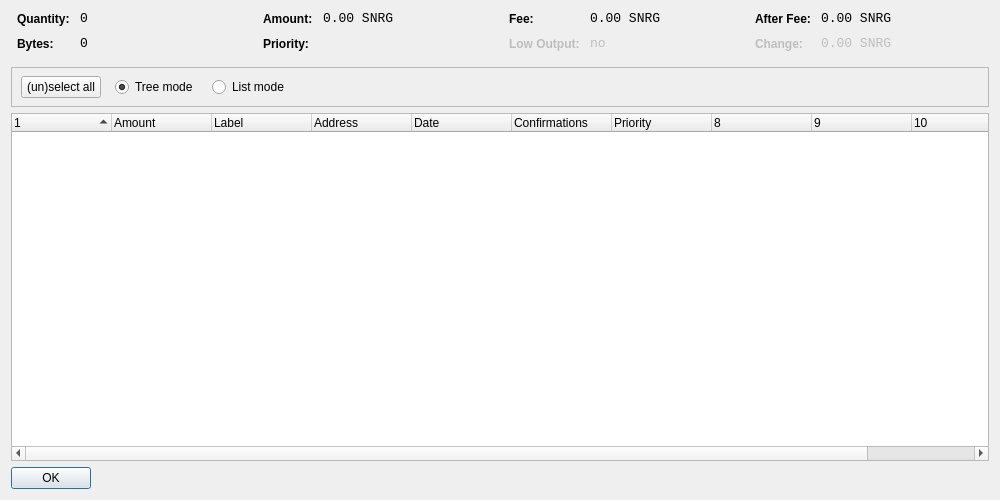
<?xml version="1.0" encoding="UTF-8"?>
<ui version="4.0">
 <class>CoinControlDialog</class>
 <widget class="QDialog" name="CoinControlDialog">
  <property name="geometry">
   <rect>
    <x>0</x>
    <y>0</y>
    <width>1000</width>
    <height>500</height>
   </rect>
  </property>
  <property name="windowTitle">
   <string>Coin Control</string>
  </property>
  <layout class="QVBoxLayout" name="verticalLayout">
   <item>
    <layout class="QHBoxLayout" name="horizontalLayoutTop" stretch="0,0,0,0">
     <property name="topMargin">
      <number>0</number>
     </property>
     <property name="bottomMargin">
      <number>10</number>
     </property>
     <item>
      <layout class="QFormLayout" name="formLayoutCoinControl1">
       <property name="horizontalSpacing">
        <number>10</number>
       </property>
       <property name="verticalSpacing">
        <number>10</number>
       </property>
       <property name="leftMargin">
        <number>6</number>
       </property>
       <property name="rightMargin">
        <number>6</number>
       </property>
       <item row="0" column="0">
        <widget class="QLabel" name="labelCoinControlQuantityText">
         <property name="styleSheet">
          <string notr="true">font-weight:bold;</string>
         </property>
         <property name="text">
          <string>Quantity:</string>
         </property>
        </widget>
       </item>
       <item row="0" column="1">
        <widget class="QLabel" name="labelCoinControlQuantity">
         <property name="font">
          <font>
           <family>Monospace</family>
           <pointsize>10</pointsize>
          </font>
         </property>
         <property name="cursor">
          <cursorShape>IBeamCursor</cursorShape>
         </property>
         <property name="contextMenuPolicy">
          <enum>Qt::ActionsContextMenu</enum>
         </property>
         <property name="text">
          <string notr="true">0</string>
         </property>
         <property name="textInteractionFlags">
          <set>Qt::LinksAccessibleByMouse|Qt::TextSelectableByKeyboard|Qt::TextSelectableByMouse</set>
         </property>
        </widget>
       </item>
       <item row="1" column="0">
        <widget class="QLabel" name="labelCoinControlBytesText">
         <property name="styleSheet">
          <string notr="true">font-weight:bold;</string>
         </property>
         <property name="text">
          <string>Bytes:</string>
         </property>
        </widget>
       </item>
       <item row="1" column="1">
        <widget class="QLabel" name="labelCoinControlBytes">
         <property name="font">
          <font>
           <family>Monospace</family>
           <pointsize>10</pointsize>
          </font>
         </property>
         <property name="cursor">
          <cursorShape>IBeamCursor</cursorShape>
         </property>
         <property name="contextMenuPolicy">
          <enum>Qt::ActionsContextMenu</enum>
         </property>
         <property name="text">
          <string notr="true">0</string>
         </property>
         <property name="textInteractionFlags">
          <set>Qt::LinksAccessibleByMouse|Qt::TextSelectableByKeyboard|Qt::TextSelectableByMouse</set>
         </property>
        </widget>
       </item>
      </layout>
     </item>
     <item>
      <layout class="QFormLayout" name="formLayoutCoinControl2">
       <property name="horizontalSpacing">
        <number>10</number>
       </property>
       <property name="verticalSpacing">
        <number>10</number>
       </property>
       <property name="leftMargin">
        <number>6</number>
       </property>
       <property name="rightMargin">
        <number>6</number>
       </property>
       <item row="0" column="0">
        <widget class="QLabel" name="labelCoinControlAmountText">
         <property name="styleSheet">
          <string notr="true">font-weight:bold;</string>
         </property>
         <property name="text">
          <string>Amount:</string>
         </property>
        </widget>
       </item>
       <item row="0" column="1">
        <widget class="QLabel" name="labelCoinControlAmount">
         <property name="font">
          <font>
           <family>Monospace</family>
           <pointsize>10</pointsize>
          </font>
         </property>
         <property name="cursor">
          <cursorShape>IBeamCursor</cursorShape>
         </property>
         <property name="contextMenuPolicy">
          <enum>Qt::ActionsContextMenu</enum>
         </property>
         <property name="text">
          <string notr="true">0.00 SNRG</string>
         </property>
         <property name="textInteractionFlags">
          <set>Qt::LinksAccessibleByMouse|Qt::TextSelectableByKeyboard|Qt::TextSelectableByMouse</set>
         </property>
        </widget>
       </item>
       <item row="1" column="0">
        <widget class="QLabel" name="labelCoinControlPriorityText">
         <property name="styleSheet">
          <string notr="true">font-weight:bold;</string>
         </property>
         <property name="text">
          <string>Priority:</string>
         </property>
        </widget>
       </item>
       <item row="1" column="1">
        <widget class="QLabel" name="labelCoinControlPriority">
         <property name="font">
          <font>
           <family>Monospace</family>
           <pointsize>10</pointsize>
          </font>
         </property>
         <property name="cursor">
          <cursorShape>IBeamCursor</cursorShape>
         </property>
         <property name="contextMenuPolicy">
          <enum>Qt::ActionsContextMenu</enum>
         </property>
         <property name="text">
          <string/>
         </property>
         <property name="textInteractionFlags">
          <set>Qt::LinksAccessibleByMouse|Qt::TextSelectableByKeyboard|Qt::TextSelectableByMouse</set>
         </property>
        </widget>
       </item>
      </layout>
     </item>
     <item>
      <layout class="QFormLayout" name="formLayoutCoinControl3">
       <property name="horizontalSpacing">
        <number>10</number>
       </property>
       <property name="verticalSpacing">
        <number>10</number>
       </property>
       <property name="leftMargin">
        <number>6</number>
       </property>
       <property name="rightMargin">
        <number>6</number>
       </property>
       <item row="0" column="0">
        <widget class="QLabel" name="labelCoinControlFeeText">
         <property name="styleSheet">
          <string notr="true">font-weight:bold;</string>
         </property>
         <property name="text">
          <string>Fee:</string>
         </property>
        </widget>
       </item>
       <item row="0" column="1">
        <widget class="QLabel" name="labelCoinControlFee">
         <property name="font">
          <font>
           <family>Monospace</family>
           <pointsize>10</pointsize>
          </font>
         </property>
         <property name="cursor">
          <cursorShape>IBeamCursor</cursorShape>
         </property>
         <property name="contextMenuPolicy">
          <enum>Qt::ActionsContextMenu</enum>
         </property>
         <property name="text">
          <string notr="true">0.00 SNRG</string>
         </property>
         <property name="textInteractionFlags">
          <set>Qt::LinksAccessibleByMouse|Qt::TextSelectableByKeyboard|Qt::TextSelectableByMouse</set>
         </property>
        </widget>
       </item>
       <item row="1" column="0">
        <widget class="QLabel" name="labelCoinControlLowOutputText">
         <property name="enabled">
          <bool>false</bool>
         </property>
         <property name="styleSheet">
          <string notr="true">font-weight:bold;</string>
         </property>
         <property name="text">
          <string>Low Output:</string>
         </property>
        </widget>
       </item>
       <item row="1" column="1">
        <widget class="QLabel" name="labelCoinControlLowOutput">
         <property name="enabled">
          <bool>false</bool>
         </property>
         <property name="font">
          <font>
           <family>Monospace</family>
           <pointsize>10</pointsize>
          </font>
         </property>
         <property name="cursor">
          <cursorShape>IBeamCursor</cursorShape>
         </property>
         <property name="contextMenuPolicy">
          <enum>Qt::ActionsContextMenu</enum>
         </property>
         <property name="text">
          <string notr="true">no</string>
         </property>
         <property name="textInteractionFlags">
          <set>Qt::LinksAccessibleByMouse|Qt::TextSelectableByKeyboard|Qt::TextSelectableByMouse</set>
         </property>
        </widget>
       </item>
      </layout>
     </item>
     <item>
      <layout class="QFormLayout" name="formLayoutCoinControl4">
       <property name="horizontalSpacing">
        <number>10</number>
       </property>
       <property name="verticalSpacing">
        <number>10</number>
       </property>
       <property name="leftMargin">
        <number>6</number>
       </property>
       <property name="rightMargin">
        <number>6</number>
       </property>
       <item row="0" column="0">
        <widget class="QLabel" name="labelCoinControlAfterFeeText">
         <property name="styleSheet">
          <string notr="true">font-weight:bold;</string>
         </property>
         <property name="text">
          <string>After Fee:</string>
         </property>
        </widget>
       </item>
       <item row="0" column="1">
        <widget class="QLabel" name="labelCoinControlAfterFee">
         <property name="font">
          <font>
           <family>Monospace</family>
           <pointsize>10</pointsize>
          </font>
         </property>
         <property name="cursor">
          <cursorShape>IBeamCursor</cursorShape>
         </property>
         <property name="contextMenuPolicy">
          <enum>Qt::ActionsContextMenu</enum>
         </property>
         <property name="text">
          <string notr="true">0.00 SNRG</string>
         </property>
         <property name="textInteractionFlags">
          <set>Qt::LinksAccessibleByMouse|Qt::TextSelectableByKeyboard|Qt::TextSelectableByMouse</set>
         </property>
        </widget>
       </item>
       <item row="1" column="0">
        <widget class="QLabel" name="labelCoinControlChangeText">
         <property name="enabled">
          <bool>false</bool>
         </property>
         <property name="styleSheet">
          <string notr="true">font-weight:bold;</string>
         </property>
         <property name="text">
          <string>Change:</string>
         </property>
        </widget>
       </item>
       <item row="1" column="1">
        <widget class="QLabel" name="labelCoinControlChange">
         <property name="enabled">
          <bool>false</bool>
         </property>
         <property name="font">
          <font>
           <family>Monospace</family>
           <pointsize>10</pointsize>
          </font>
         </property>
         <property name="cursor">
          <cursorShape>IBeamCursor</cursorShape>
         </property>
         <property name="contextMenuPolicy">
          <enum>Qt::ActionsContextMenu</enum>
         </property>
         <property name="text">
          <string notr="true">0.00 SNRG</string>
         </property>
         <property name="textInteractionFlags">
          <set>Qt::LinksAccessibleByMouse|Qt::TextSelectableByKeyboard|Qt::TextSelectableByMouse</set>
         </property>
        </widget>
       </item>
      </layout>
     </item>
    </layout>
   </item>
   <item>
    <widget class="QFrame" name="frame">
     <property name="minimumSize">
      <size>
       <width>0</width>
       <height>40</height>
      </size>
     </property>
     <property name="frameShape">
      <enum>QFrame::StyledPanel</enum>
     </property>
     <property name="frameShadow">
      <enum>QFrame::Sunken</enum>
     </property>
     <widget class="QWidget" name="horizontalLayoutWidget">
      <property name="geometry">
       <rect>
        <x>10</x>
        <y>0</y>
        <width>781</width>
        <height>41</height>
       </rect>
      </property>
      <layout class="QHBoxLayout" name="horizontalLayoutPanel" stretch="0,0,0,0,0">
       <property name="spacing">
        <number>14</number>
       </property>
       <item>
        <widget class="QPushButton" name="pushButtonSelectAll">
         <property name="sizePolicy">
          <sizepolicy hsizetype="Maximum" vsizetype="Fixed">
           <horstretch>0</horstretch>
           <verstretch>0</verstretch>
          </sizepolicy>
         </property>
         <property name="text">
          <string>(un)select all</string>
         </property>
        </widget>
       </item>
       <item>
        <widget class="QRadioButton" name="radioTreeMode">
         <property name="sizePolicy">
          <sizepolicy hsizetype="Maximum" vsizetype="Fixed">
           <horstretch>0</horstretch>
           <verstretch>0</verstretch>
          </sizepolicy>
         </property>
         <property name="text">
          <string>Tree mode</string>
         </property>
         <property name="checked">
          <bool>true</bool>
         </property>
        </widget>
       </item>
       <item>
        <widget class="QRadioButton" name="radioListMode">
         <property name="sizePolicy">
          <sizepolicy hsizetype="Maximum" vsizetype="Fixed">
           <horstretch>0</horstretch>
           <verstretch>0</verstretch>
          </sizepolicy>
         </property>
         <property name="text">
          <string>List mode</string>
         </property>
        </widget>
       </item>
       <item>
        <spacer name="horizontalSpacer">
         <property name="orientation">
          <enum>Qt::Horizontal</enum>
         </property>
         <property name="sizeHint" stdset="0">
          <size>
           <width>40</width>
           <height>20</height>
          </size>
         </property>
        </spacer>
       </item>
      </layout>
     </widget>
    </widget>
   </item>
   <item>
    <widget class="CoinControlTreeWidget" name="treeWidget">
     <property name="contextMenuPolicy">
      <enum>Qt::CustomContextMenu</enum>
     </property>
     <property name="sortingEnabled">
      <bool>false</bool>
     </property>
     <property name="columnCount">
      <number>11</number>
     </property>
     <attribute name="headerShowSortIndicator" stdset="0">
      <bool>true</bool>
     </attribute>
     <attribute name="headerStretchLastSection">
      <bool>false</bool>
     </attribute>
     <column>
      <property name="text">
       <string/>
      </property>
     </column>
     <column>
      <property name="text">
       <string>Amount</string>
      </property>
     </column>
     <column>
      <property name="text">
       <string>Label</string>
      </property>
     </column>
     <column>
      <property name="text">
       <string>Address</string>
      </property>
     </column>
     <column>
      <property name="text">
       <string>Date</string>
      </property>
     </column>
     <column>
      <property name="text">
       <string>Confirmations</string>
      </property>
      <property name="toolTip">
       <string>Confirmed</string>
      </property>
     </column>
     <column>
      <property name="text">
       <string>Priority</string>
      </property>
     </column>
     <column>
      <property name="text">
       <string/>
      </property>
     </column>
     <column>
      <property name="text">
       <string/>
      </property>
     </column>
     <column>
      <property name="text">
       <string/>
      </property>
     </column>
     <column>
      <property name="text">
       <string/>
      </property>
     </column>
    </widget>
   </item>
   <item>
    <widget class="QDialogButtonBox" name="buttonBox">
     <property name="sizePolicy">
      <sizepolicy hsizetype="Maximum" vsizetype="Fixed">
       <horstretch>0</horstretch>
       <verstretch>0</verstretch>
      </sizepolicy>
     </property>
     <property name="orientation">
      <enum>Qt::Horizontal</enum>
     </property>
     <property name="standardButtons">
      <set>QDialogButtonBox::Ok</set>
     </property>
    </widget>
   </item>
  </layout>
 </widget>
 <customwidgets>
  <customwidget>
   <class>CoinControlTreeWidget</class>
   <extends>QTreeWidget</extends>
   <header>coincontroltreewidget.h</header>
  </customwidget>
 </customwidgets>
 <resources/>
 <connections/>
</ui>
